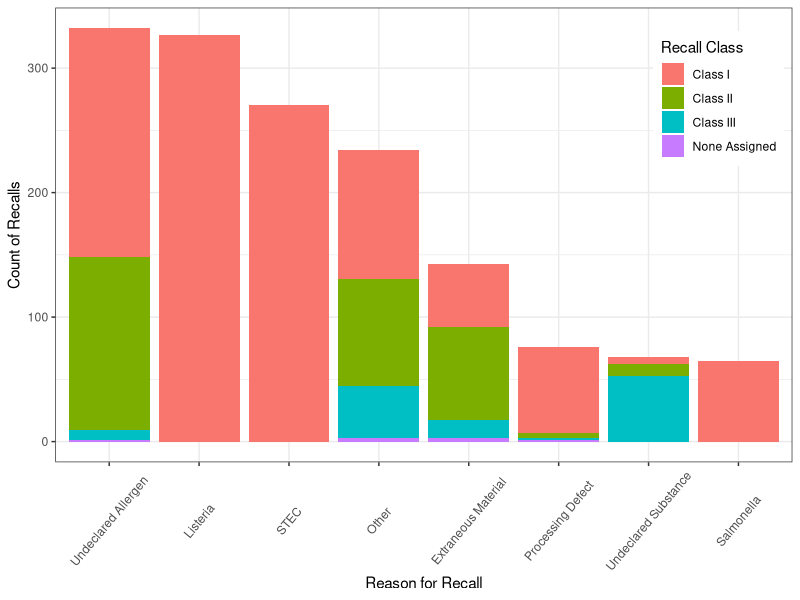
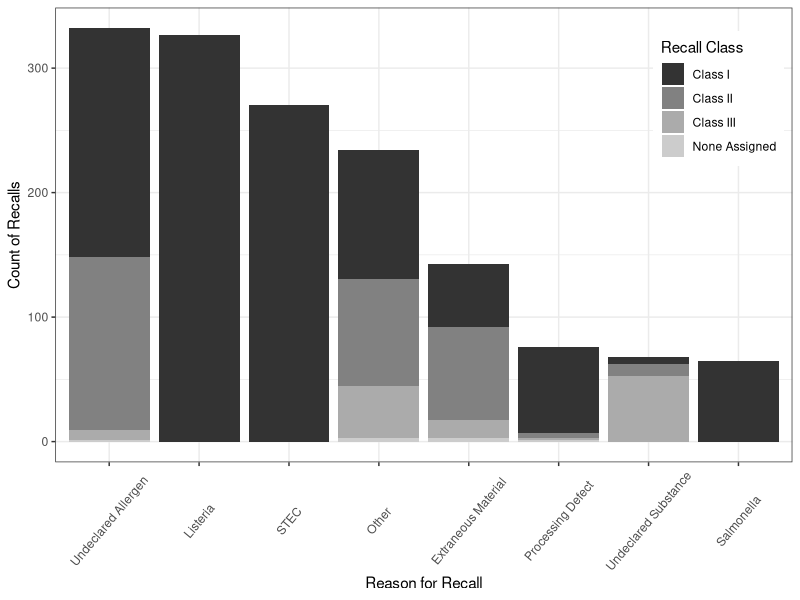
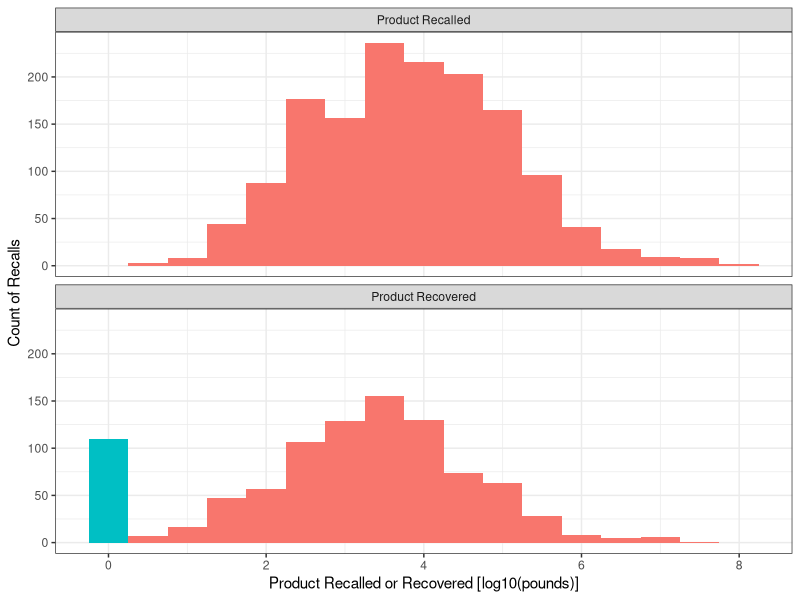
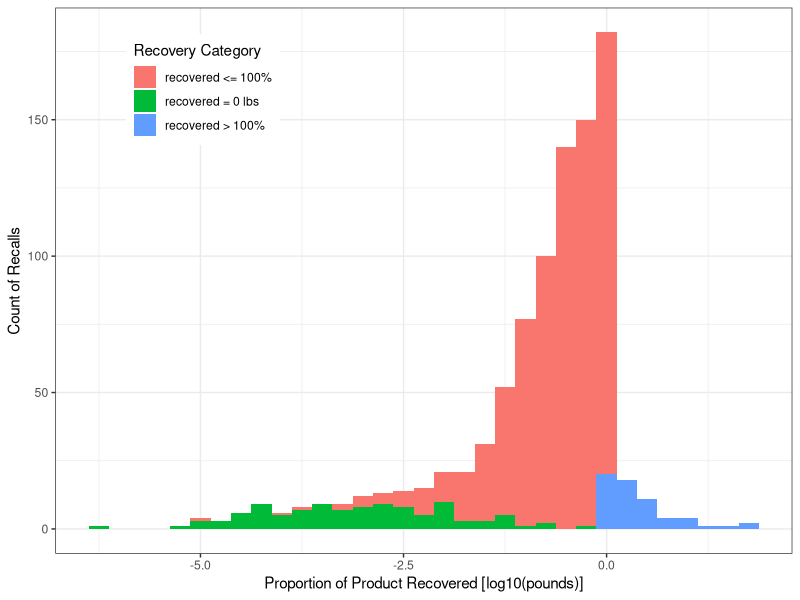
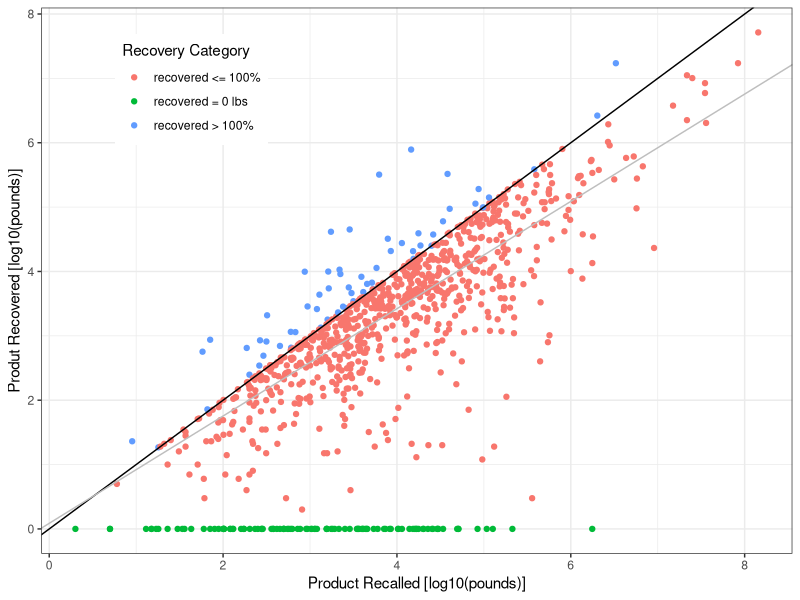
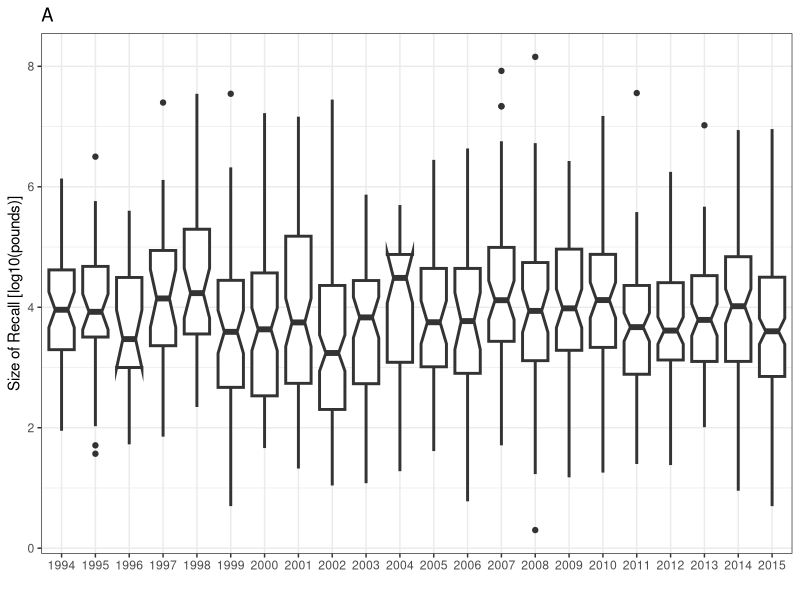
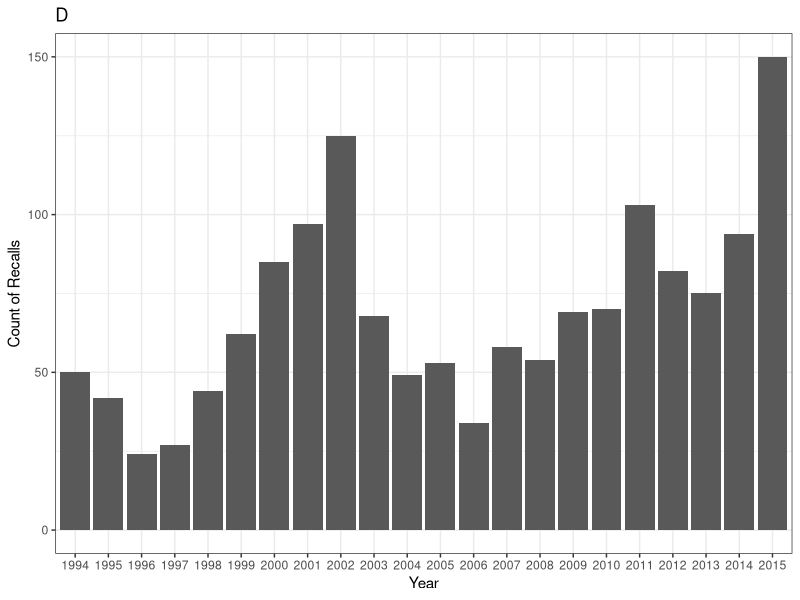
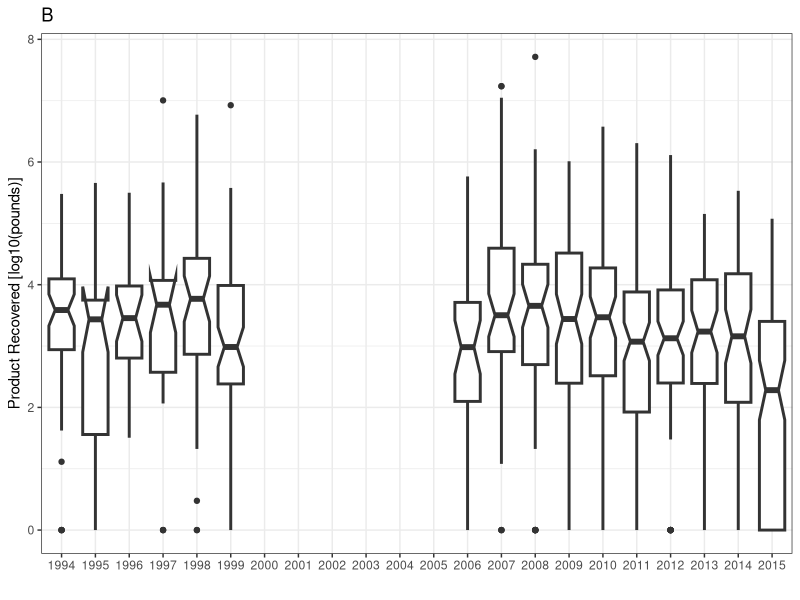

These figures' R source, in order: (Note: this script raises an error after producing the figures.)
#preliminaries ####
#load plyr library for creating group counts, check 2013 against fsis summary page
library(plyr)
library(reshape2)
library(doBy)
library(ggplot2)
library(ggthemes)

# Multiple plot function
#
# ggplot objects can be passed in ..., or to plotlist (as a list of ggplot objects)
# - cols:   Number of columns in layout
# - layout: A matrix specifying the layout. If present, 'cols' is ignored.
#
# If the layout is something like matrix(c(1,2,3,3), nrow=2, byrow=TRUE),
# then plot 1 will go in the upper left, 2 will go in the upper right, and
# 3 will go all the way across the bottom.
#
multiplot <-
  function(...,
           plotlist = NULL,
           file,
           cols = 1,
           layout = NULL) {
    library(grid)
    
    # Make a list from the ... arguments and plotlist
    plots <- c(list(...), plotlist)
    
    numPlots = length(plots)
    
    # If layout is NULL, then use 'cols' to determine layout
    if (is.null(layout)) {
      # Make the panel
      # ncol: Number of columns of plots
      # nrow: Number of rows needed, calculated from # of cols
      layout <- matrix(seq(1, cols * ceiling(numPlots / cols)),
                       ncol = cols,
                       nrow = ceiling(numPlots / cols))
    }
    
    if (numPlots == 1) {
      print(plots[[1]])
      
    } else {
      # Set up the page
      grid.newpage()
      pushViewport(viewport(layout = grid.layout(nrow(layout), ncol(layout))))
      
      # Make each plot, in the correct location
      for (i in 1:numPlots) {
        # Get the i,j matrix positions of the regions that contain this subplot
        matchidx <- as.data.frame(which(layout == i, arr.ind = TRUE))
        
        print(plots[[i]],
              vp = viewport(
                layout.pos.row = matchidx$row,
                layout.pos.col = matchidx$col
              ))
      }
    }
  }

#load data and clean up ####
data <- read.csv("data_cleaned_7-8-16.csv", stringsAsFactors = T)
summary(data)
data <- data[,-1] #drop the index row
#Now no records are duplicated.  Great!
#clean up the recalled values; make all text NA, make all 0's an NA
data$rec_text <- data$recalled
data$recalled <- as.numeric(gsub(",","",data$rec_text))
data$recalled[data$recalled==0] <- NA
  #subset(data, select=c(rec_text, recalled)) #looks OK
#clean up recovered; make all text NA, so a 0 is a known 0.
data$recovered_text <- data$recovered
data$recovered <- as.numeric(as.character(data$recovered))
  #subset(data, select = c(recovered, recovered_text)) #looks OK
#clean up the recall classes
table(data$reason, data$recall_class) #make all Listeria & STEC Class I; was done previously
  #data$recall_class[data$reason == "Listeria" | data$reason == "STEC"] <- "Class I"
  levels(data$reason)[levels(data$reason)=="E. coli"] <- "STEC" #make E.coli STEC
table(data$reason, data$recall_class) #worked
#check other
data$recall_class <- factor(data$recall_class)
summary(data)
#load(".Rdata")

#create the variable transformations####
data$recalled_log <- log(data$recalled + 1, 10)
data$recovered_log <- log(data$recovered + 1, 10)
data$Pr_recov <- data$recovered / data$recalled
data$Pr_recov_log <- data$recovered_log - data$recalled_log
data$year_n <- data$year-1994
summary(data)

#write the new data####
#write.csv(data, file="data_transformed_7-8-16.csv")

#create the figures####
#figure 1 - barplot####
data$reason<- factor( data$reason, levels=levels(data$reason)[ order( table(data$reason) , decreasing=T ) ] )
f1 <- ggplot(data, aes(x=reason, fill=recall_class)) + geom_bar()+  labs(x = "Reason for Recall", y = "Count of Recalls")#, title="Fig 1")
f1 <-  f1 + theme_bw() + theme(axis.text.x=element_text(angle=50, vjust=0.5)) + scale_fill_discrete(name="Recall Class") + theme(legend.position=c(.9,.8)) 
f1 
ggsave(f1, file="outputs/F1-Hist of reason and class counts.pdf")
ggsave(f1, file="outputs/F1-Hist of reason and class counts.jpg")
f1_bw <- f1 +  scale_fill_grey(name="Recall Class")
f1_bw
ggsave(f1_bw, file="outputs/F1bw-Hist of reason and class counts.pdf")
ggsave(f1_bw, file="outputs/F1bw-Hist of reason and class counts.jpg")

#figure 2 - histograms####
ds <- subset(data, select = c(recalled_log, recovered_log))
dm <- melt(ds)
levels(dm$variable) <- c("Product Recalled", "Product Recovered")
dm$isZero <- dm$value == 0
f2 <- ggplot(dm, aes(x=value, fill=isZero)) + geom_histogram(binwidth = 0.5) + labs(x="Product Recalled or Recovered [log10(pounds)]", y="Count of Recalls")#, title="Fig 2")
f2 <- f2 + facet_wrap( ~ variable, ncol = 1 ) + theme_bw() + theme(legend.position="none") #+ scale_fill_grey()
f2
ggsave(f2, file="outputs/F2-Hist of recall size.pdf")
ggsave(f2, file="outputs/F2-Hist of recall size.jpg")
f2_bw <- f2 + scale_fill_grey()
ggsave(f2_bw, file="outputs/F2bw-Hist of recall size.pdf")
ggsave(f2_bw, file="outputs/F2bw-Hist of recall size.jpg")

#figure 3 - proportion recovered####
data$recov_class <- "recovered <= 100%"
data$recov_class[ data$recovered_log == 0 ] <- "recovered = 0 lbs"
data$recov_class[ data$Pr_recov_log > 0 ] <- "recovered > 100%"

f3 <- ggplot(data=data, aes(x = Pr_recov_log, fill = recov_class)) + geom_histogram(binwidth = .25, right=T)
f3 <- f3 + theme_bw() + labs(x = "Proportion of Product Recovered [log10(pounds)]", y = "Count of Recalls") + #, title="Fig 3") + 
  theme(legend.position=c(.2,.85) ) + scale_fill_discrete(name="Recovery Category")
f3
ggsave(f3, file="outputs/F3-Hist of Pr recovered.pdf")
ggsave(f3, file="outputs/F3-Hist of Pr recovered.jpg")
f3_bw <- f3 + scale_fill_grey(name="Recovery Category")
ggsave(f3_bw, file="outputs/F3bw-Hist of Pr recovered.pdf")
ggsave(f3_bw, file="outputs/F3bw-Hist of Pr recovered.jpg")

table(subset(data, !is.na(recovered_log) ,select=recov_class))
summary(subset(data, recovered_log > 0, select="recovered_log"))
sd(subset(data, recovered_log > 0, select="recovered_log")[,])

#figure 4 - Correlation of recalled and recovered####
summary(subset(data, recovered_log>0)) #834 values, 15 NAs in recalled log; 819 remain therefore 817 df
mod <- lm(recovered_log ~ recalled_log, data=subset(data, recovered_log>0))
summary(mod) #regression is significant; int 0.08733, slope=0.83360
f4 <- ggplot( data=data, aes(x=recalled_log, y=recovered_log, color=recov_class) ) + theme_bw()
f4 <- f4 + geom_point() + labs(x="Product Recalled [log10(pounds)]", y="Produt Recovered [log10(pounds)]")#, title="F4")
f4 <- f4 + geom_abline(slope = 1, intercept=0, color="black") + 
  geom_abline(slope = mod$coefficients[2], intercept = mod$coefficients[1], color="grey") +
  theme(legend.position=c(.2,.85) ) + scale_color_discrete(name="Recovery Category")
f4
ggsave(f4, file="outputs/F4-Recov v Recalled.pdf")
ggsave(f4, file="outputs/F4-Recov v Recalled.jpg")
f4_bw <- f4 + scale_color_grey(name="Recovery Category")
ggsave(f4_bw, file="outputs/F4bw-Recov v Recalled.pdf")
ggsave(f4_bw, file="outputs/F4bw-Recov v Recalled.jpg")

#figure 5 - Sizes by year####
f5_rca <- ggplot( aes(x = factor(year), y = recalled_log) , data=data) + geom_boxplot(notch=T, size=T)+
  theme_bw() + labs(x = "", y = "Size of Recall [log10(pounds)]", title="A")
f5_rca 
f5_ct <- ggplot( aes( x = factor(year)), data = data) + geom_bar() + 
  theme_bw() + labs(x = "Year", y = "Count of Recalls", title="D")
f5_ct
f5_rcv <- ggplot( aes(x = factor(year), y = recovered_log) , data=data) + geom_boxplot(notch=T, size=T) +
  theme_bw() + labs(x = "", y = "Product Recovered [log10(pounds)]", title="B")
f5_rcv
f5_pr <- ggplot( aes(x = factor(year), y = Pr_recov_log) , data=data) + geom_boxplot(notch=T, size=T) +
  theme_bw() + labs(x = "", y = "Pr Recovered [log10(Recalled-Rocovered)]", title="C")
f5_pr
#pdf(file="outputs/f5 - Recalled.pdf", h=6, w=8); multiplot(f5a, f5b); dev.off()
#pdf(file="outputs/f5 - Amts over time.pdf", h=16, w=8); multiplot(f5a, f5c, f5d, f5b); dev.off()
#graphics.off()

#figure 6 - Frequence of rare events####
#look into number of outbreaks above a given size
data$recalled_above_1E8 <- data$recalled > 1E8
data$recalled_above_1E7 <- data$recalled > 1E7
data$recalled_above_1E6 <- data$recalled > 1E6
data$recalled_above_1E5 <- data$recalled > 1E4

#lots of cool stuff to be done with weighting
p <- ggplot(data, aes(x=factor(year))) + theme(axis.text.x = element_text(angle = 90, hjust = 1))
p + geom_bar() + labs(title = "Outbreaks > year") 
p <- ggplot() +  theme(axis.text.x = element_text(angle = 90, hjust = 1))
p + geom_bar(data = data, aes(x=factor(year))) 
p + geom_bar(data = data, aes(x=factor(year), fill=factor(recalled_above_1E8)))

p + geom_bar(data = data, aes(x=factor(year))) + facet_wrap(~ recalled_above_1E8, ncol=1,  scales="free_y")  
p + geom_bar(data = data, aes(x=factor(year))) + facet_wrap(~ recalled_above_1E7, ncol=1,  scales="free_y")  
p + geom_bar(data = data, aes(x=factor(year))) + facet_wrap(~ recalled_above_1E6, ncol=1,  scales="free_y")  
p + geom_bar(data = data, aes(x=factor(year))) + facet_wrap(~ recalled_above_1E5, ncol=1,  scales="free_y")  

#would be better to plot as counts 
abv8 <- table(data$year, data$recalled_above_1E8)[,2]
abv7 <- table(data$year, data$recalled_above_1E7)[,2]
abv6 <- table(data$year, data$recalled_above_1E6)[,2]
abv5 <- table(data$year, data$recalled_above_1E5)[,2]
d <- data.frame(abv8, abv7, abv6)#, abv5)
d$year <- row.names(d)
m <- melt(d, id="year")
m$variable <- factor(m$variable)
levels(m$variable) <- relevel(m$value, "abv6")
p <- ggplot(data = m, aes(x = year, weight = value, fill = variable)) + theme_bw() + geom_bar(position="dodge")+
  theme(axis.text.x = element_text(angle = 90, hjust = 1)) + labs(y = "Count of outbreaks above 1EX", title="Supp Fig 1")
p
p <- ggplot(data = m, aes(x = year, weight = value, fill = variable)) + theme_bw() 
p + geom_bar(position="identity", alpha = 0.5) + scale_fill_discrete()
theme(axis.text.x = element_text(angle = 90, hjust = 1)) + labs(y = "Count of outbreaks above 1EX", title="Supp Fig 1")
p
dt <- data.frame(thr=abv6, year = names(abv6))
dt2 <- data.frame(thr=abv7, year = names(abv7))
dt3 <- data.frame(thr=abv8, year = names(abv8))

p <- ggplot(NULL, aes(year,thr)) + theme_bw()
pf <- p + geom_bar( aes(fill="abv6") , data=dt , stat="identity") +
  geom_bar( aes(fill="abv7") , data=dt2 , stat="identity") +
  geom_bar( aes(fill="abv8") , data=dt3 , stat="identity") 
pf <- pf + labs(y = "Count of outbreaks above threshold size", x = "year")#, title="Supp Fig 1")
pf <- pf +  scale_fill_brewer(name="Threshold", labels=c("10^6","10^7","10^8")) + theme(legend.position=c(.1,.85) )
pf
ggsave(pf, file = "outputs/F6 - rare events.pdf") #don't appear to be increasing
ggsave(pf, file = "outputs/F6 - rare events.jpg") #don't appear to be increasing
pf_bw <- pf + scale_fill_grey(name="Threshold", labels=c("10^6","10^7","10^8"), start=0.8, end = 0.2)
pf_bw
ggsave(pf_bw, file = "outputs/F6bw - rare events.pdf") #don't appear to be increasing
ggsave(pf_bw, file = "outputs/F6bw - rare events.jpg") #don't appear to be increasing

#table 1 - Univariate stats####
#source("C:/Users/mstasie.UOFI/Google Drive/r/univariate statistics.r")
sumfun <- function(x, ...){
  c(l=length(x),m=mean(x, ...), med=median(x,...), sd = sd(x, ...), max=max(x, ...))
}
#Table 1 recalled ####
#class summary
ds <- subset(data, recall_class!="None Assigned")
a <- summaryBy(recalled_log ~ recall_class, data=data, FUN=sumfun, na.rm=T)#, mean, median, sd))
b <- summaryBy(recalled ~ recall_class, data=data, FUN=sum, na.rm=T)#, mean, median, sd))
fit_lm <- lm(recalled_log ~ recall_class, data=ds)
#summary(fit_lm)
co <- coef(fit_lm)
get_p<-function(fit_lm){
  p_coef <- summary(fit_lm)$coefficients[,4]
  x <- summary(fit_lm)
  pv <- pf(x$fstatistic[1], x$fstatistic[2], x$fstatistic[3], lower.tail = FALSE)
  p_coef[1] <- pv
  return(p_coef)}
p_coef <- get_p(fit_lm)
CLASS <- cbind(a,sum=log10(b$recalled.sum), coef=c(co, NA),pval=c(p_coef,NA) )
colnames(CLASS) <- c("Covariate", "n", "mean", "med", "sd", "max", "sum", "coef", "pval")
CLASS
#Season summary
a <- summaryBy(recalled_log ~ Season, data=data, FUN=sumfun, na.rm=T)#, mean, median, sd))
b <- summaryBy(recalled ~ Season, data=data, FUN=sum, na.rm=T)#, mean, median, sd))
fit_lm <- lm(recalled_log ~ Season, data=data)
summary(fit_lm)
co <- coef(fit_lm)
p_coef <- get_p(fit_lm)
SEASON <- cbind(a,sum=log10(b$recalled.sum), coef=c(co),pval=c(p_coef) )
colnames(SEASON) <- c("Covariate", "n", "mean", "med", "sd", "max", "sum", "coef", "pval")
SEASON
#reason summary
levels(data$reason)
data$reason <- relevel(data$reason,"Undeclared Allergen")
levels(data$reason)
a <- summaryBy(recalled_log ~ reason, data=data, FUN=sumfun, na.rm=T)#, mean, median, sd))
b <- summaryBy(recalled ~ reason, data=data, FUN=sum, na.rm=T)#, mean, median, sd))
fit_lm <- lm(recalled_log ~ reason, data=data)
summary(fit_lm)
co <- coef(fit_lm)
p_coef <- get_p(fit_lm)
REASON <- cbind(a,sum=log10(b$recalled.sum), coef=c(co),pval=c(p_coef) )
colnames(REASON) <- c("Covariate", "n", "mean", "med", "sd", "max", "sum", "coef", "pval")
REASON
#year summary
a <- summaryBy(recalled_log ~ year, data=data, FUN=sumfun, na.rm=T)#, mean, median, sd))
b <- summaryBy(recalled ~ year, data=data, FUN=sum, na.rm=T)#, mean, median, sd))
fit_lm <- lm(recalled_log ~ factor(year), data=data)
summary(fit_lm)
co <- coef(fit_lm)
p_coef <- get_p(fit_lm)
YEAR <- cbind(a,sum=log10(b$recalled.sum), coef=c(co),pval=c(p_coef) )
colnames(YEAR) <- c("Covariate", "n", "mean", "med", "sd", "max", "sum", "coef", "pval")
YEAR$Covariate <- factor(YEAR$Covariate) 
YEAR
#species summary
a <- summaryBy(recalled_log ~ species, data=data, FUN=sumfun, na.rm=T)#, mean, median, sd))
b <- summaryBy(recalled ~ species, data=data, FUN=sum, na.rm=T)#, mean, median, sd))
fit_lm <- lm(recalled_log ~ species, data=data)
summary(fit_lm)
co <- coef(fit_lm)
p_coef <- get_p(fit_lm)
SPECIES <- cbind(a,sum=log10(b$recalled.sum), coef=c(co),pval=c(p_coef) )
colnames(SPECIES) <- c("Covariate", "n", "mean", "med", "sd", "max", "sum", "coef", "pval")
SPECIES
#full setdata$R
all <- data.frame(Covariate="Full", n=length(data$recalled), mean=mean(data$recalled_log, na.rm = T), med=median(data$recalled_log, na.rm = T),
                  sd=sd(data$recalled_log, na.rm = T), max=max(data$recalled_log, na.rm = T), sum=log10(sum(data$recalled, na.rm = T)), coef=NA, pval=NA)
ALL <- rbind(all,CLASS, SPECIES, REASON, SEASON,YEAR)
ALL
ALL$pval_txt <- round(ALL$pval,3)
ALL$pval_txt[ALL$pval<0.001] <- "<0.001"
ALL$pval_txt
#Table 1 recovered ####
#class summary
data_hold <- data
summary(data_hold)
data <- subset(data, !is.na(data$recovered_log))
summary(data)
a <- summaryBy(recovered_log ~ recall_class, data=data, FUN=sumfun, na.rm=T)#, mean, median, sd))
b <- summaryBy(recovered ~ recall_class, data=data, FUN=sum, na.rm=T)#, mean, median, sd))
fit_lm <- lm(recovered_log ~ recall_class, data=ds)
#summary(fit_lm)
co <- coef(fit_lm)
get_p<-function(fit_lm){
  p_coef <- summary(fit_lm)$coefficients[,4]
  x <- summary(fit_lm)
  pv <- pf(x$fstatistic[1], x$fstatistic[2], x$fstatistic[3], lower.tail = FALSE)
  p_coef[1] <- pv
  return(p_coef)}
p_coef <- get_p(fit_lm)
CLASS <- cbind(a,sum=log10(b$recovered.sum), coef=c(co, NA),pval=c(p_coef,NA) )
colnames(CLASS) <- c("Covariate", "n", "mean", "med", "sd", "max", "sum", "coef", "pval")
CLASS
#Season summary
a <- summaryBy(recovered_log ~ Season, data=data, FUN=sumfun, na.rm=T)#, mean, median, sd))
b <- summaryBy(recovered ~ Season, data=data, FUN=sum, na.rm=T)#, mean, median, sd))
fit_lm <- lm(recovered_log ~ Season, data=data)
summary(fit_lm)
co <- coef(fit_lm)
p_coef <- get_p(fit_lm)
SEASON <- cbind(a,sum=log10(b$recovered.sum), coef=c(co),pval=c(p_coef) )
colnames(SEASON) <- c("Covariate", "n", "mean", "med", "sd", "max", "sum", "coef", "pval")
SEASON
#reason summary
a <- summaryBy(recovered_log ~ reason, data=data, FUN=sumfun, na.rm=T)#, mean, median, sd))
b <- summaryBy(recovered ~ reason, data=data, FUN=sum, na.rm=T)#, mean, median, sd))
fit_lm <- lm(recovered_log ~ reason, data=data)
summary(fit_lm)
co <- coef(fit_lm)
p_coef <- get_p(fit_lm)
REASON <- cbind(a,sum=log10(b$recovered.sum), coef=c(co),pval=c(p_coef) )
colnames(REASON) <- c("Covariate", "n", "mean", "med", "sd", "max", "sum", "coef", "pval")
REASON
#year summary
a <- summaryBy(recovered_log ~ year, data=data, FUN=sumfun, na.rm=T)#, mean, median, sd))
b <- summaryBy(recovered ~ year, data=data, FUN=sum, na.rm=T)#, mean, median, sd))
fit_lm <- lm(recovered_log ~ factor(year), data=data)
summary(fit_lm)
co <- coef(fit_lm)
p_coef <- get_p(fit_lm)
YEAR <- cbind(a,sum=log10(b$recovered.sum), coef=c(co),pval=c(p_coef) )
colnames(YEAR) <- c("Covariate", "n", "mean", "med", "sd", "max", "sum", "coef", "pval")
YEAR$Covariate <- factor(YEAR$Covariate) 
YEAR
#species summary
a <- summaryBy(recovered_log ~ species, data=data, FUN=sumfun, na.rm=T)#, mean, median, sd))
b <- summaryBy(recovered ~ species, data=data, FUN=sum, na.rm=T)#, mean, median, sd))
fit_lm <- lm(recovered_log ~ species, data=data)
summary(fit_lm)
co <- coef(fit_lm)
p_coef <- get_p(fit_lm)
SPECIES <- cbind(a,sum=log10(b$recovered.sum), coef=c(co),pval=c(p_coef) )
colnames(SPECIES) <- c("Covariate", "n", "mean", "med", "sd", "max", "sum", "coef", "pval")
SPECIES
#full setdata$R
allrec <- data.frame(Covariate="Full", n=length(data$recovered), mean=mean(data$recovered_log, na.rm = T), med=median(data$recovered_log, na.rm = T),
                     sd=sd(data$recovered_log, na.rm = T), max=max(data$recovered_log, na.rm = T), sum=log10(sum(data$recovered, na.rm = T)), coef=NA, pval=NA)
ALLrec <- rbind(allrec,CLASS, SPECIES, REASON, SEASON,YEAR)
ALLrec
ALLrec$pval_txt <- round(ALLrec$pval,3)
ALLrec$pval_txt[ALLrec$pval<0.001] <- "<0.001"
ALLrec$pval_txt

#output####
write.csv(ALL, file="outputs/T1-Basic Desc Stats.csv")
write.csv(ALLrec, file="outputs/T1-Basic Desc Stats-recovered.csv")

data <- data_hold

#table 2 - Multivariate model; CAN'T DO TYPE III error in R####
#include indivdually signifiant factors, year reason species class
summary(ds)
fit_lm <- glm(recalled_log ~ reason + species + factor(year)+  recall_class , data=ds)
summary(fit_lm)
summary(aov(fit_lm))
fit_lm <- glm(recalled_log ~ recall_class + reason + species + factor(year) , data=ds)
summary(fit_lm)
summary(aov(fit_lm))
fit_lm
#try a type 3; comparable to JMP
library(car)
?Anova
t2 <- Anova(fit_lm, type=2)
t2
t3 <- Anova(fit_lm, type=3)
t3
aov(t3)
summary(t3)
summary(aov(fit_lm))
summary(aov(t2))

t1 <- Anova(fit_lm, type=1)
t1

summary(t3)  
fit_lm <- lme(recalled_log ~ recall_class + reason + species + factor(year) , data=ds)
?lme
anova.lme(fit_lm, type="marginal")
#diff based on order because this is in the incorrect Type I error system. 

#figure 5 - meat production####
#http://www.ers.usda.gov/data-products/livestock-meat-domestic-data.aspx
#date 6/24/16, make all values number
p <- read.csv("MeatStatsFull.csv", skip=2)
summary(p); names(p)
#clean up
names(p)[1] <- "ID"
p <- p[-(c(1:2,679)),]
head(p) 
foo <- data.frame(do.call('rbind', strsplit(as.character(p$ID),'-',fixed=TRUE)))
names(foo) <- c("month", "year")
p <- cbind(p, foo)
summary(p)
names(p)[names(p)=="Beef.3..1"] <-"Beef" 
names(p)[names(p)=="Pork.3..1"] <-"Pork" 
names(p)[names(p)=="Total.poultry.4..5..6."] <-"Poultry" 
names(p)
#get totals by year
ps <- subset(p, select=c(year, Beef, Pork, Poultry))
#summary(ps)
a <- summaryBy(Beef ~ year, data=ps, FUN=sum, na.rm=T)#, mean, median, sd))
b <- summaryBy(Pork ~ year, data=ps, FUN=sum, na.rm=T)#, mean, median, sd))
c <- summaryBy(Poultry ~ year, data=ps, FUN=sum, na.rm=T)#, mean, median, sd))
psu <- cbind(a, b$Pork.sum ,c$Poultry.sum)
names(psu) <- c("Year", "Beef", "Pork", "Poultry")
psu$"Sum" <- apply(psu[,2:4],1,FUN=sum)
pm <- melt(psu, id.vars="Year")
names(pm)[2:3] <- c("Commodity", "Production")
pm$Production <- pm$Production/1000
p <- ggplot(pm , aes(x=Year, y=Production, group=Commodity) )
#p <- p + geom_line(aes(color=Commodity))
#p <- p + geom_line(aes(linetype=Commodity))
p <- p + geom_line(aes(linetype=Commodity)) + scale_linetype_manual(values = c(2,3,4,1))
p <- p %+% subset(pm, as.vector(Year)>1993&as.vector(Year)<2016)
figS <- p + labs(x="Year", y="US FSIS Inspected Production [Billion Pounds]", title="E") + theme_bw()
figS <- figS + theme(legend.position = c(.9, .7))
figS# + geom_line(linetype=Commodity)
ggsave(figS, file="outputs/FigS-US Meat Production.pdf")
ggsave(figS, file="outputs/FigS-US Meat Production.jpg")
ps <- subset(pm, as.vector(Year)>1993&as.vector(Year)<2016)
pc <- dcast(ps, Year ~ Commodity, margins=T, fun.aggregate = sum)
write.csv(pc, "outputs/US Meat Production.csv")
#write the plots
pdf(file="outputs/f5altbw - Amts over time.pdf", h=12, w=8); multiplot(f5_rca, f5_ct, figS); dev.off()
jpeg(file="outputs/f5altbw - Amts over time.jpg", h=12, w=8, units= "in", res=600); multiplot(f5_rca, f5_ct , figS); dev.off()
pdf(file="outputs/f5allbw - Amts over time.pdf", h=20, w=8); multiplot(f5_rca, f5_rcv, f5_pr, f5_ct , figS); dev.off()
jpeg(file="outputs/f5allbw - Amts over time.jpg", h=20, w=8, units= "in", res=600); multiplot(f5_rca, f5_rcv, f5_pr, f5_ct , figS); dev.off()
graphics.off()
